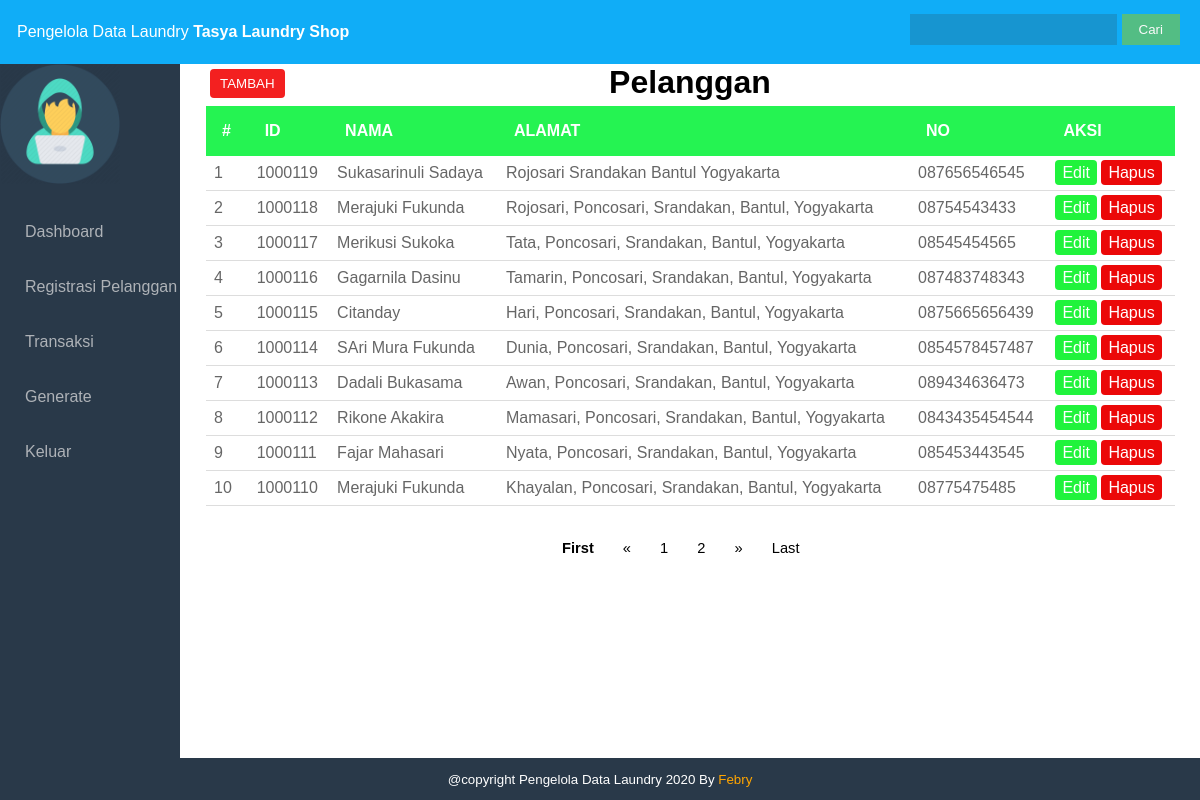
The app's page /laundry/kasir/pelanggan.php?id_pelanggan=1000119 (signed in) with its own data.
### tables this page shows
CREATE TABLE `kasir` (
  `id` int(100) NOT NULL,
  `nama_kasir` varchar(100) NOT NULL,
  `tlpn` varchar(100) NOT NULL,
  `username` varchar(100) NOT NULL,
  `password` varchar(100) NOT NULL,
  `id_owner` int(11) NOT NULL,
  `level` varchar(100) NOT NULL
);

CREATE TABLE `owner` (
  `id` int(11) NOT NULL,
  `nama_own` varchar(100) NOT NULL,
  `nama_laundry` varchar(100) NOT NULL,
  `alamat` varchar(100) NOT NULL,
  `tlpn` varchar(100) NOT NULL,
  `username` varchar(100) NOT NULL,
  `password` varchar(100) NOT NULL,
  `level` varchar(100) NOT NULL
);

CREATE TABLE `pelanggan` (
  `id_pelanggan` int(11) NOT NULL,
  `nama` varchar(30) NOT NULL,
  `alamat` varchar(50) NOT NULL,
  `tlpn` varchar(15) NOT NULL
);

### laundry/kasir/security.php (called while the page is built, shortened)
<?php
$id = $_SESSION['id'];
?>

### laundry/kasir/pelanggan.php (the view, shortened to what this page needs)
<?php
    include 'security.php';
?>
<!DOCTYPE html>
<html>
<head>
    <link rel="stylesheet" type="text/css" href="style.css">
</head>
<body>
    <div class="wrapper">
        <div class="header">
            <?php include 'header.php'; ?>
        </div>
        <div class="badan">
            <div class="sidebar">
                <?php include 'sidebar.php'; ?>
            </div>
        <div class="content">
        <h1>Pelanggan</h1>
        <a href="#tambah" style="margin-left: 30px"><button class="btn-tambah">TAMBAH</button></a>
        <table class="table-line">
                <thead>
                    <tr>
                        <th>#</th>
                        <th>id</th>
                        <th>Nama</th>
                        <th>Alamat</th>
                        <th>NO</th>
                        <th>Aksi</th>
                    </tr>
                </thead>
                <tbody>
                <?php
                    $page = (isset($_GET['page']))? $_GET['page'] : 1;
                    $limit = 10;
                  $limit_start = ($page - 1) * $limit;
                    $no = $limit_start + 1;
                    $cari = $_POST['cari'];
                    if($cari != ''){
                        $result  = mysqli_query($koneksi, "SELECT * FROM pelanggan WHERE id_pelanggan LIKE '%$cari%' OR nama  LIKE '%$cari%'OR alamat LIKE '%$cari%' OR tlpn LIKE '%$cari%' LIMIT ".$limit_start.",".$limit." ");
                        }
                    else{
                        $result = mysqli_query($koneksi,"SELECT * FROM pelanggan ORDER BY pelanggan.id_pelanggan DESC LIMIT  ".$limit_start.",".$limit." ");
                        }
                    if(mysqli_num_rows($result)){
                    while($isi = mysqli_fetch_array($result) ){
                        ?>
                        <tr>
                            <td><?= $no++?></td>
                            <td><?= $isi['id_pelanggan']; ?></td>
                            <td><?= $isi['nama']; ?></td>
                            <td><?= $isi['alamat']; ?></td>
                            <td><?= $isi['tlpn']; ?></td>
                            <td>
                                <a href="pelanggan.php?id_pelanggan=<?php echo $isi['id_pelanggan']; ?>#edit"  value="id_pelanggan=<?= $isi['id_pelanggan']?>" class="btn-edit" >Edit</a>
                                <a role="button" href="pelanggan.php?id_pelanggan=<?php echo $isi['id_pelanggan']; ?>&act=delete" class="btn-hapus">Hapus</a>
                            </td>
                        </tr>
                    <?php }
                    }
                    else{
                        echo "<tr><td colspan='6'><p style='text-align: center'>Data Tidak Ditemukan</p></td></tr>";
                        }
                        ?>
                    </tbody>
                </table>
        <nav class="nav-button">
        <ul>
            <?php
                if($page == 1){
                ?>
                <li><a style="font-weight: bold;">First</a></li>
                <li><a href="#">&laquo;</a></li>
                <?php
                }else{
                $link_prev = ($page > 1)? $page - 1 : 1;
                ?>
                <li><a href="pelanggan.php?page=1">First</a></li>
                <li><a href="pelanggan.php?page=<?php echo $link_prev; ?>">&laquo;</a></li>
                <?php
                }
                ?>
                <?php
                $sql_jml = mysqli_query($koneksi, "SELECT COUNT(*) AS jumlah FROM pelanggan");
                $get_jumlah = mysqli_fetch_array($sql_jml);
                $jumlah_page = ceil($get_jumlah['jumlah'] / $limit);
                $jumlah_number = 3;
                $start_number = ($page > $jumlah_number)? $page - $jumlah_number : 1;
                $end_number = ($page < ($jumlah_page - $jumlah_number))? $page + $jumlah_number : $jumlah_page;
                for($i = $start_number; $i <= $end_number; $i++){
                $link_active = ($page == $i)? ' class="active"' : '';
                ?>
                <li <?php echo $link_active; ?>><a href="pelanggan.php?page=<?php echo $i; ?>"><?php echo $i; ?></a></li>
                <?php
                }
                ?>
                <?php
                if($page == $jumlah_page){
                ?>
                <li><a href="#">&raquo;</a></li>
                <li><a href="#">Last</a></li>
                <?php
                }else{
                $link_next = ($page < $jumlah_page)? $page + 1 : $jumlah_page;
                ?>
                <li><a href="pelanggan.php?page=<?php echo $link_next; ?>">&raquo;</a></li>
                <li><a href="pelanggan.php?page=<?php echo $jumlah_page; ?>">Last</a></li>
                <?php
                }
                ?>
            </ul>
        </nav>
            </div>
        <div class="footer">
            <p> @copyright Pengelola Data Laundry 2020 By<a target="_blank" href="https://www.instagram.com/official_febryardyansyah/" style="text-decoration:none; color:orange"> Febry</a></p>
        </div>
    </div>
</body>
</html>

### laundry/kasir/header.php
<?php
    $laundry = mysqli_query($koneksi, "SELECT owner.nama_laundry, kasir.id FROM kasir INNER JOIN owner ON kasir.id_owner=owner.id WHERE kasir.id=$id
    ");
    $p = mysqli_fetch_array($laundry)
    ?>
<div class=" fixed-top">
    <p>Pengelola Data Laundry <b style="text-align :center;"><?php echo $p['nama_laundry']; ?></b></p>
        <form action="" method="POST">
            <input class="search" type="search" name="cari">
            <input class="button" type="submit" value="Cari">
    </form>
</div>

### laundry/kasir/style.css (style rules this page uses)
body { margin: 0; padding: 0; font-family: Arial, Helvetica, sans-serif; }
.header { background-color: #10adf7; position: fixed; top: 0; right: 0; left: 0; z-index: 1030; color: #ffffff; }
.header p { margin-left: 10px; padding: 7px; }
.header form { float: right; margin-top: -50px; margin-right: 20px; }
.header form .search { padding:8px 15px; background:rgba(50, 50, 50, 0.2); color: #ffffff; border:0px solid #ffffffec; }
.header form .button { position:relative; padding:6px 15px; border:2px solid #53bd84; background-color:#53bd84; color:#fafafa; }
.wrapper { width: 100%; height: 100%; }
.badan { margin-top: 64px; width: 100%; height: 80%; }
.badan .sidebar { float: left; width: 15%; height: 900px; background:#293949; position: fixed; z-index: 1; left: 0; }
ul { padding: 0; margin-left: -1 0px; }
ul li { list-style: none; }
ul li a { text-decoration: none; color: #aeb2b7; display: block; padding: 19px 0px 18px 25px; transition: all 200ms ease-in; }
.badan .content { float: right; width: 85%; }
.content h1 { text-align: center ; padding: 0; margin: 0 0 -40px 0; }
.table-line { width: 95%; margin: 0 0 0 26px; border-collapse: collapse; }
.table-line th { background: #25f352; color: #ffffff; padding: 1em; text-align: left; text-transform: uppercase; }
.table-line td { border-bottom: 1px solid #DDDDDD; color: #666666; padding: 8px; }
.footer { width: 100%; background: #293949; color: #fff; position: absolute; bottom: 0px; }
.footer p { text-align: center; font-size: 10pt; }
.nav-button { margin-left: 35%; font-size: 11pt; margin-top: 10px; }
.nav-button ul li { display: inline-block; }
.nav-button ul li a { color: #000000; text-decoration: none; }
.btn-tambah { background-color: #f32020; color: white; padding: 7px 10px; margin: 8px 0; border: none; border-radius: 4px; cursor: pointer; }
.btn-hapus { background-color: #eb0808; color: white; padding: 4px 7px; margin: 8px 0; border: none; border-radius: 4px; text-decoration: none; }
.btn-edit { background-color: #20f33c; color: white; padding: 4px 7px; margin: 8px 0; border: none; border-radius: 4px; text-decoration: none; }

### records on screen
kasir: id_owner.nama_laundry "Tasya Laundry Shop"
pelanggan: id_pelanggan "1000119", nama "Sukasarinuli Sadaya", alamat "Rojosari Srandakan Bantul Yogyakarta", tlpn "087656546545"
pelanggan: id_pelanggan "1000118", nama "Merajuki Fukunda", alamat "Rojosari, Poncosari, Srandakan, Bantul, Yogyakarta", tlpn "08754543433"
pelanggan: id_pelanggan "1000117", nama "Merikusi Sukoka", alamat "Tata, Poncosari, Srandakan, Bantul, Yogyakarta", tlpn "08545454565"
pelanggan: id_pelanggan "1000116", nama "Gagarnila Dasinu", alamat "Tamarin, Poncosari, Srandakan, Bantul, Yogyakarta", tlpn "087483748343"
pelanggan: id_pelanggan "1000115", nama "Citanday", alamat "Hari, Poncosari, Srandakan, Bantul, Yogyakarta", tlpn "0875665656439"
pelanggan: id_pelanggan "1000114", nama "SAri Mura Fukunda", alamat "Dunia, Poncosari, Srandakan, Bantul, Yogyakarta", tlpn "0854578457487"
pelanggan: id_pelanggan "1000113", nama "Dadali Bukasama", alamat "Awan, Poncosari, Srandakan, Bantul, Yogyakarta", tlpn "089434636473"
pelanggan: id_pelanggan "1000112", nama "Rikone Akakira", alamat "Mamasari, Poncosari, Srandakan, Bantul, Yogyakarta", tlpn "0843435454544"
pelanggan: id_pelanggan "1000111", nama "Fajar Mahasari", alamat "Nyata, Poncosari, Srandakan, Bantul, Yogyakarta", tlpn "085453443545"
pelanggan: id_pelanggan "1000110", nama "Merajuki Fukunda", alamat "Khayalan, Poncosari, Srandakan, Bantul, Yogyakarta", tlpn "08775475485"
